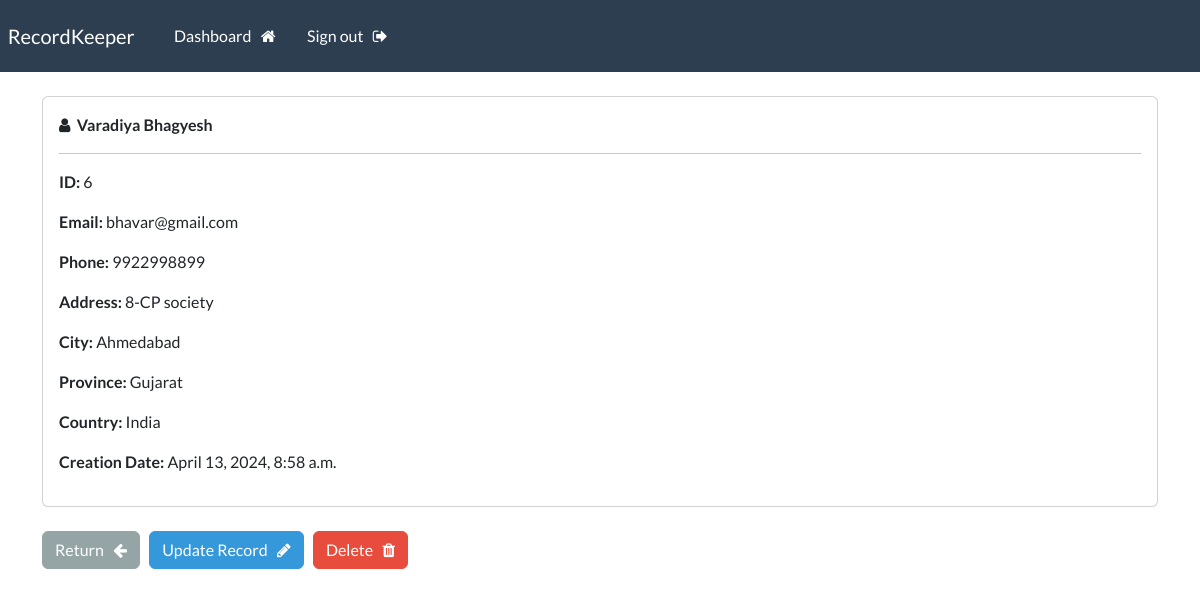
The app's page /record/6 (signed in) with its own data.
### webapp/models.py (models this page shows, shortened)
class Record(models.Model):
    creation_date=models.DateTimeField(auto_now_add=True)
    first_name=models.CharField(max_length=100)
    last_name=models.CharField(max_length=100)
    email=models.CharField(max_length=255)
    phone=models.CharField(max_length=20)
    address=models.CharField(max_length=300)
    city=models.CharField(max_length=100)
    province=models.CharField(max_length=180)
    country=models.CharField(max_length=200)

### webapp/views.py (the view)
# urls.py: path('record/<int:pk>',views.single_record, name="record"),
@login_required(login_url='my-login')
def single_record(request , pk):
    all_records=Record.objects.get(id=pk)
    context={'record':all_records}
    return render(request, 'webapp/view-record.html' ,context=context)

### webapp/templates/webapp/view-record.html (shortened to what this page needs)
{% extends 'webapp/base.html' %}
{% block content %}
<div class="card">
    <div class="card-body">
        <i class="fa fa-user" aria-hidden="true"></i>&nbsp;
        <strong>
            {{record.last_name}}
            {{record.first_name}}
        </strong>
        <hr>
        <p><strong> ID: </strong>{{record.id}}</p>
        <p><strong> Email: </strong>{{record.email}}</p>
        <p><strong> Phone: </strong>{{record.phone}}</p>
        <p><strong> Address: </strong>{{record.address}}</p>
        <p><strong> City: </strong>{{record.city}}</p>
        <p><strong> Province: </strong>{{record.province}}</p>
        <p><strong> Country: </strong>{{record.country}}</p>
        <p><strong> Creation Date: </strong>{{record.creation_date}}</p>
    </div>
</div>
<br>
<a href="{% url 'dashboard' %}" class="btn btn-secondary">Return &nbsp; <i class="fa fa-arrow-left" aria-hidden="true"></i></a>
<a href="{% url 'update-record' record.id %}" class="btn btn-info">Update Record &nbsp; <i class="fa fa-pencil" aria-hidden="true"></i></a>
<a href="{% url 'delete-record' record.id %}" class="btn btn-danger">Delete &nbsp; <i class="fa fa-trash" aria-hidden="true"></i>
</a>
{% endblock %}

### records on screen
Record: last_name "Varadiya", first_name "Bhagyesh", id "6", email "bhavar@gmail.com", phone "9922998899", address "8-CP society", city "Ahmedabad", province "Gujarat", country "India", creation_date "April 13, 2024, 8:58 a.m."
